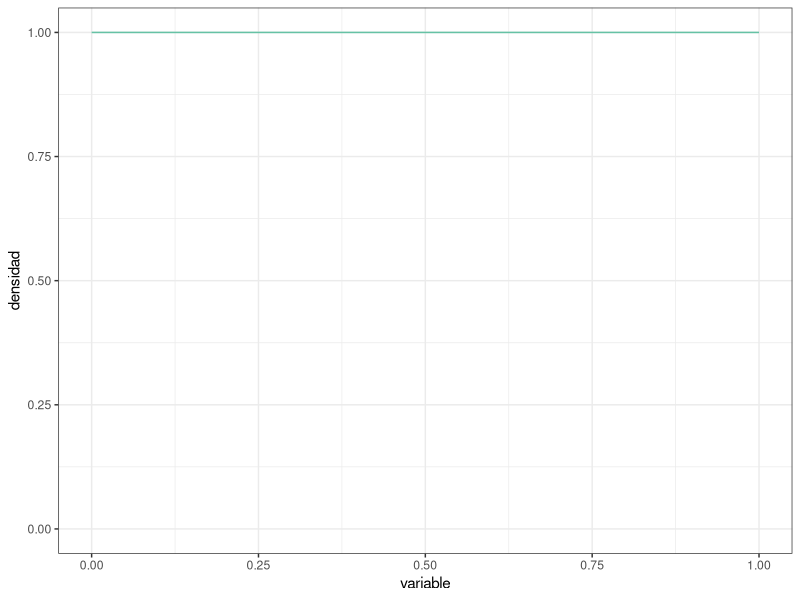
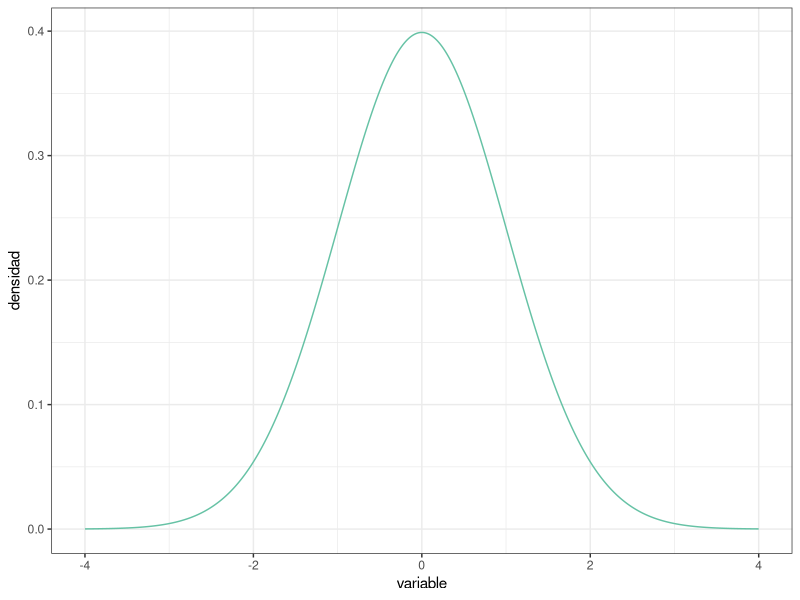

Generate these figures, in order, with R:
## ---- chunk 1
#| message: false

# Paquetes:
library(tidyverse)
library(RColorBrewer)


# Configuración de la salida gráfica:

PALETA <- brewer.pal(8, "Set2") # Colores por defecto
color_defecto  <- PALETA[1]
options(ggplot2.discrete.colour = PALETA)

theme_set(theme_bw()) # Tema "neutro" para la representación gráfica
## ---- chunk 2
PREC     <- 1e-3 # Precisión para representar la función de densidad (milésimas)
DENS_INF <- 0    # Rango inferior de la función de densidad
DENS_SUP <- 1    # Rango superior de la función de densidad

uniforme <- tibble( # Esta función crea un "data.frame" o tabla de datos
  variable = seq(from = DENS_INF, to = DENS_SUP, by = PREC),
  densidad = variable |> dunif(min = DENS_INF, max = DENS_SUP)
)

uniforme |> glimpse() # Muestra el objeto con los datos, contiene 2 columnas 

uniforme |> # Usando la tabla de datos antes creada, crea un objeto gráfico
  ggplot(mapping = aes(x = variable, y = densidad)) + # "Mapea" columnas a
                                                      #   coordenadas
  geom_line(color = color_defecto) + # Representa mediante una línea continua
  
  ylim( # Fija el límite inferior a 0 para mostrar el eje y completo:
    0,  # (Usa la propia distribución para establecer el límite superior)
    uniforme |> pull(densidad) |> max()
  )
## ---- chunk 3
DENS_INF <- -4 # Usamos un rango más adecuado para la normal estandarizada
DENS_SUP <-  4

normal <- tibble( # Reutilizamos `PREC` del "chunk" de código anterior
  variable = seq(from = DENS_INF, to = DENS_SUP, by = PREC),
  densidad = variable |> dnorm()
)

# Al cubrir la distribución el rango desde 0 hasta el máximo, en este caso no
#   es necesario establecer los límites manualmente
normal |>
  ggplot(mapping = aes(x = variable, y = densidad)) +
  geom_line(color = color_defecto)
## ---- chunk 4
uniforme |> summarize(integral = PREC * sum(densidad))
## ---- chunk 5
uniforme |> summarize(
  integral = PREC * (sum(densidad) - 0.5 * (first(densidad) + last(densidad)))
)
## ---- chunk 6
normal |> summarize(
  integral = sum(densidad) * PREC
)
## ---- chunk 7
tibble( # Ampliando el rango a [-10, 10]:
  variable = seq(from = -10, to = 10, by = PREC),
  densidad = variable |> dnorm()
) |>
  summarize(integral = sum(densidad) * PREC)

tibble( # Usando precisión de "millonésimas":
  variable = seq(from = DENS_INF, to = DENS_SUP, by = 1e-6),
  densidad = variable |> dnorm()
) |>
  summarize(integral = sum(densidad) * 1e-6) # Misma precisión en la integral
## ---- chunk 8
uniforme |> summarize(
  integral = PREC * sum(densidad),
  integral = integral / integral # Normalización
)

normal |> summarize(
  integral = PREC * sum(densidad),
  integral = integral / integral # Normalización
)
## ---- chunk 9
aceptacion_muestra <- tibble(
  id_participante   = 1:22,
  resp_descarga_app = c(
    "Si", "Si", "No", "No", "Si", "Si", "Si", "Si", "No", "Si", "Si",
    "Si", "Si", "Si", "Si", "Si", "No", "Si", "No", "Si", "Si", "Si"
  )
)
## ---- chunk 10
aceptacion_muestra_2 <- tibble(
  id_participante   = 1:113,
  resp_descarga_app = c(
    "Si", "Si", "No", "No", "Si", "Si", "Si", "Si", "No", "Si", "Si",
    "Si", "Si", "Si", "Si", "Si", "No", "Si", "No", "Si", "Si", "Si", 
    "No", "Si", "Si", "Si", "Si", "No", "No", "Si", "No", "Si", "Si", 
    "Si", "Si", "Si", "No", "Si", "No", "No", "Si", "No", "Si", "Si", 
    "No", "No", "No", "Si", "No", "No", "Si", "Si", "No", "No", "Si", 
    "No", "Si", "No", "No", "No", "Si", "Si", "No", "Si", "Si", "No", 
    "Si", "Si", "No", "Si", "Si", "No", "Si", "No", "Si", "No", "Si", 
    "No", "No", "No", "Si", "Si", "No", "No", "Si", "Si", "No", "No", 
    "No", "Si", "Si", "No", "Si", "Si", "No", "Si", "Si", "Si", "Si", 
    "No", "Si", "No", "No", "No", "No", "No", "Si", "No", "No", "Si", 
    "Si", "Si", "Si"
  )
)
## ---- chunk 11
aceptacion_muestra_total <- bind_rows(
  aceptacion_muestra, aceptacion_muestra_2
) |>
  mutate(id_participante = row_number()) # Los ID están colapsados en una serie
## ---- chunk 12
clase_1 <- tibble(
  id     = 1:27,
  tiempo = c(
    242, 249, 278, 273, 227, 257, 276, 236, 214, 141, 200, 201, 
    228, 271, 160, 275, 156, 246, 293, 306, 263, 247, 224, 160, 277, 
    168, 250
  )
)

clase_2 <- tibble(
  id     = 1:24,
  tiempo = c(
    195, 176, 237, 258, 226, 254, 292, 212, 215, 298, 235, 244, 
    144, 227, 166, 194, 261, 187, 224, 233, 180, 167, 193, 282
  )
)
